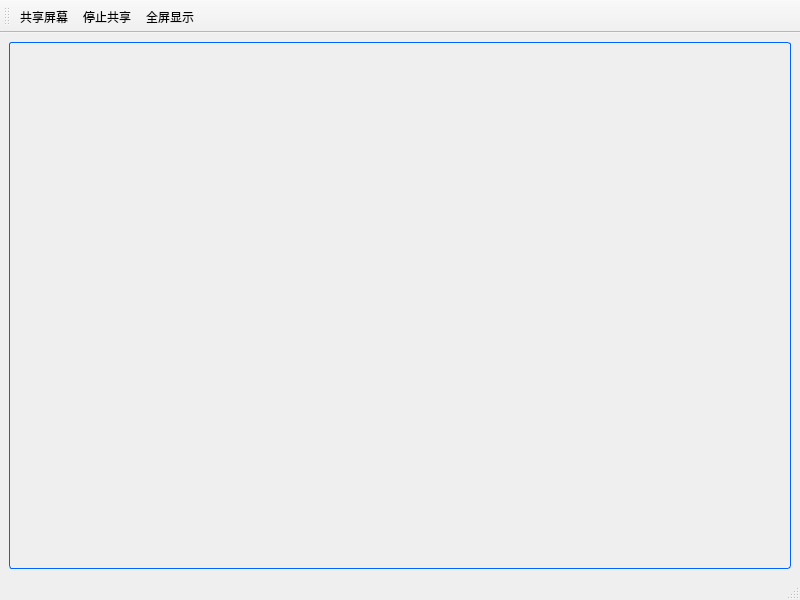
<?xml version="1.0" encoding="UTF-8"?>
<ui version="4.0">
 <class>Shared_Screen</class>
 <widget class="QMainWindow" name="Shared_Screen">
  <property name="geometry">
   <rect>
    <x>0</x>
    <y>0</y>
    <width>800</width>
    <height>600</height>
   </rect>
  </property>
  <property name="windowTitle">
   <string>Shared_Screen</string>
  </property>
  <widget class="QWidget" name="W_Central">
   <layout class="QVBoxLayout" name="verticalLayout">
    <item>
     <widget class="QLabel" name="L_Share">
      <property name="styleSheet">
       <string notr="true">border-style: solid;
border-radius: 3px;
border-width: 1px 1px 1px 1px;
border-color: rgb(0, 99, 255);
image: url(:/images/windows_10.png);</string>
      </property>
      <property name="text">
       <string/>
      </property>
      <property name="alignment">
       <set>Qt::AlignCenter</set>
      </property>
     </widget>
    </item>
   </layout>
  </widget>
  <widget class="QMenuBar" name="MB_Menu">
   <property name="geometry">
    <rect>
     <x>0</x>
     <y>0</y>
     <width>800</width>
     <height>30</height>
    </rect>
   </property>
  </widget>
  <widget class="QStatusBar" name="SB_Status"/>
  <widget class="QToolBar" name="toolBar">
   <property name="windowTitle">
    <string>toolBar</string>
   </property>
   <attribute name="toolBarArea">
    <enum>TopToolBarArea</enum>
   </attribute>
   <attribute name="toolBarBreak">
    <bool>false</bool>
   </attribute>
   <addaction name="A_Share"/>
   <addaction name="A_Stop"/>
   <addaction name="A_Full_Screen"/>
  </widget>
  <action name="A_Share">
   <property name="text">
    <string>共享屏幕</string>
   </property>
  </action>
  <action name="A_Stop">
   <property name="text">
    <string>停止共享</string>
   </property>
  </action>
  <action name="A_Full_Screen">
   <property name="text">
    <string>全屏显示</string>
   </property>
  </action>
 </widget>
 <resources/>
 <connections/>
</ui>
